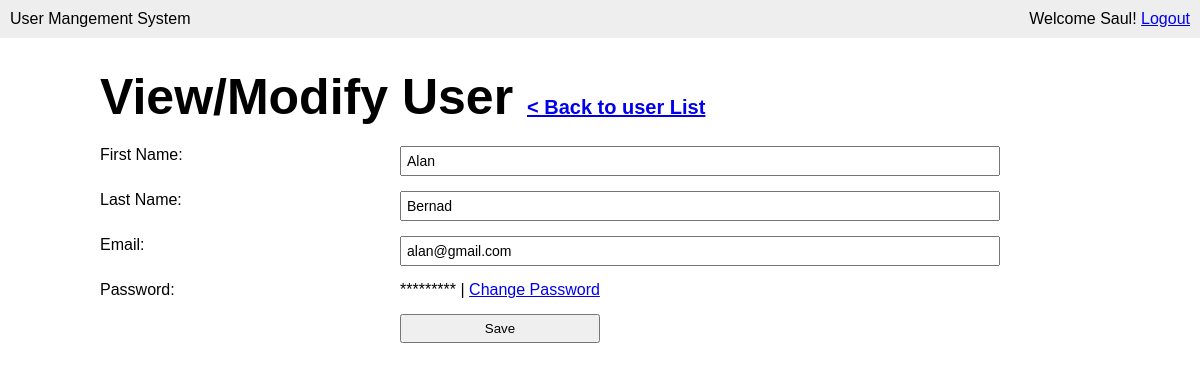
The page /modify-user.php?user_id=9 (signed in) on the database its author committed.
### tables this page shows
CREATE TABLE IF NOT EXISTS `user` (
  `id` int(11) NOT NULL AUTO_INCREMENT,
  `first_name` varchar(100) NOT NULL,
  `last_name` varchar(100) NOT NULL,
  `email` varchar(100) NOT NULL,
  `password` varchar(8) NOT NULL,
  `last_login` datetime DEFAULT CURRENT_TIMESTAMP,
  `is_deleted` tinyint(1) NOT NULL,
  PRIMARY KEY (`id`)
);

### modify-user.php (the view, shortened to what this page needs)
<?php require_once('inc/connection.php'); ?>
<?php
	$user_id = '';
	$first_name = '';
	$last_name = '';
	$email = '';
	if (isset($_GET['user_id'])) {
		$user_id = mysqli_real_escape_string($connection, $_GET['user_id']);
		$query = "SELECT * FROM user WHERE id = {$user_id} LIMIT 1";
		$result_set = mysqli_query($connection, $query);
		if ($result_set) {
			if (mysqli_num_rows($result_set) == 1) {
				$result = mysqli_fetch_assoc($result_set);
				$first_name = $result['first_name'];
				$last_name = $result['last_name'];
				$email = $result['email'];
			} else {
				header('Location: users.php?err=user_not_found');
			}
		} else {
			header('Location: users.php?err=query_failed');
		}
	}
 ?>
<!DOCTYPE html>
<html lang="en">
<head>
	<link rel="stylesheet" href="css/main.css">
</head>
<body>
	<header>
		<div class="appname">User Mangement System</div>
		<div class="loggedin">Welcome <?php echo $_SESSION['first_name']; ?>! <a href="logout.php">Logout</a></div>
	</header>
	<main>
		<h1>View/Modify User <span><a href="users.php">< Back to user List</a></span></h1>
		<form action="modify-user.php" class="userform" method="post">
			<p>
				<label for="">First Name:</label>
				<input type="text" name="first_name" <?php echo 'value="' .$first_name . '"'; ?>>
			</p>
			<p>
				<label for="">Last Name:</label>
				<input type="text" name="last_name" <?php echo 'value="' .$last_name . '"'; ?>>
			</p>
			<p>
				<label for="">Email:</label>
				<input type="text" name="email" <?php echo 'value="' .$email . '"'; ?>>
			</p>
			<p>
				<label for="">Password:</label>
				<span>*********</span> | <a href="change-password.php?user_id=<?php echo $user_id; ?>">Change Password</a>
			</p>
			<p>
				<label for="">&nbsp;</label>
				<button type="submit" name="submit">Save</button>
			</p>
		</form>
	</main>
</body>
</html>

### css/main.css (style rules this page uses)
* { margin: 0; }
body { font-family: Arial, "Helvetica Neue", Helvetica, sans-serif; font-size: 16px; }
p { margin-bottom: 15px; }
input { display: block; width: 100%; padding: 5px; -webkit-box-sizing: border-box; -moz-box-sizing: border-box; box-sizing: border-box; font-size: 14px; }
button { width: 100%; padding: 5px; -webkit-box-sizing: border-box; -moz-box-sizing: border-box; box-sizing: border-box; }
header { background: #eee; overflow: auto; padding: 10px; }
header .appname { float: left; }
header .loggedin { float: right; }
main { width: 1000px; margin: 30px auto; }
main h1 { margin-bottom: 20px; font-size: 50px; }
main h1 span { font-size: 20px; }
form.userform label { width: 30%; float: left; }
form.userform input { width: 60%; }
form.userform button { width: 200px; }

### rows shown on the page
user: first_name "Alan", last_name "Bernad", email "alan@gmail.com"

### other values the page prints
$_SESSION['first_name'] "Saul"
